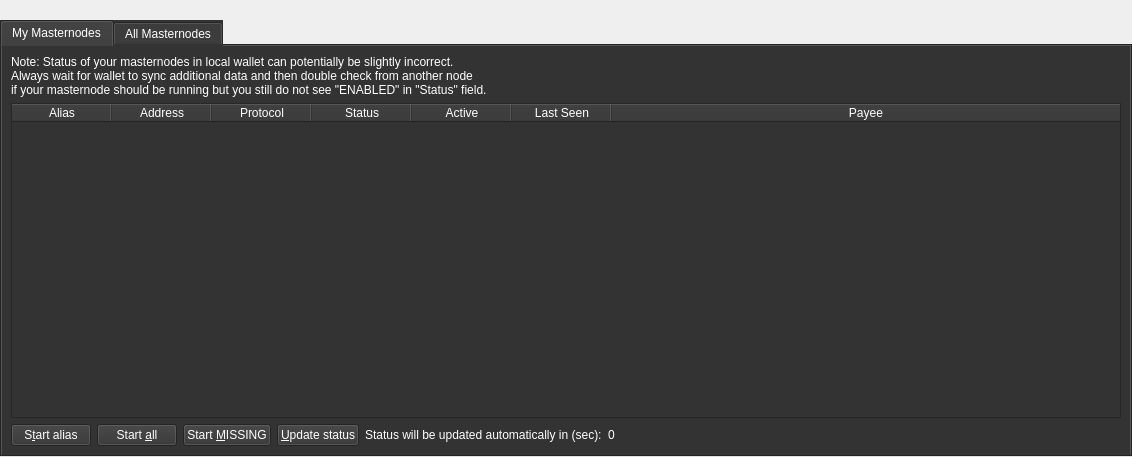
<?xml version="1.0" encoding="UTF-8"?>
<ui version="4.0">
 <class>MasternodeList</class>
 <widget class="QWidget" name="MasternodeList">
  <property name="geometry">
   <rect>
    <x>0</x>
    <y>0</y>
    <width>1132</width>
    <height>457</height>
   </rect>
  </property>
  <property name="windowTitle">
   <string>Form</string>
  </property>
  <layout class="QVBoxLayout" name="topLayout">
   <property name="leftMargin">
    <number>0</number>
   </property>
   <property name="topMargin">
    <number>0</number>
   </property>
   <property name="rightMargin">
    <number>0</number>
   </property>
   <property name="bottomMargin">
    <number>0</number>
   </property>
   <item>
    <layout class="QVBoxLayout" name="verticalLayout">
     <property name="bottomMargin">
      <number>0</number>
     </property>
     <item>
      <spacer name="horizontalSpacer0">
       <property name="orientation">
        <enum>Qt::Horizontal</enum>
       </property>
       <property name="sizeHint" stdset="0">
        <size>
         <width>40</width>
         <height>20</height>
        </size>
       </property>
      </spacer>
     </item>
     <item>
      <widget class="QTabWidget" name="tabWidget">
       <property name="styleSheet">
        <string notr="true">background-color: #333;color:#fff;</string>
       </property>
       <property name="tabShape">
        <enum>QTabWidget::Rounded</enum>
       </property>
       <property name="currentIndex">
        <number>0</number>
       </property>
       <widget class="QWidget" name="tabMyMasternodes">
        <attribute name="title">
         <string>My Masternodes</string>
        </attribute>
        <layout class="QGridLayout" name="gridLayout_2">
         <item row="0" column="0">
          <layout class="QVBoxLayout" name="verticalLayout_2">
           <property name="bottomMargin">
            <number>0</number>
           </property>
           <item>
            <layout class="QHBoxLayout" name="horizontalLayout_note">
             <property name="bottomMargin">
              <number>0</number>
             </property>
             <item>
              <widget class="QLabel" name="updateNote">
               <property name="text">
                <string>Note: Status of your masternodes in local wallet can potentially be slightly incorrect.&lt;br /&gt;Always wait for wallet to sync additional data and then double check from another node&lt;br /&gt;if your masternode should be running but you still do not see &quot;ENABLED&quot; in &quot;Status&quot; field.</string>
               </property>
              </widget>
             </item>
            </layout>
           </item>
           <item>
            <widget class="QTableWidget" name="tableWidgetMyMasternodes">
             <property name="minimumSize">
              <size>
               <width>695</width>
               <height>0</height>
              </size>
             </property>
             <property name="styleSheet">
              <string notr="true">alternate-background-color: #444;background-color: #333;color:#fff;font-family: 'Overpass Mono';</string>
             </property>
             <property name="editTriggers">
              <set>QAbstractItemView::NoEditTriggers</set>
             </property>
             <property name="alternatingRowColors">
              <bool>true</bool>
             </property>
             <property name="selectionMode">
              <enum>QAbstractItemView::SingleSelection</enum>
             </property>
             <property name="selectionBehavior">
              <enum>QAbstractItemView::SelectRows</enum>
             </property>
             <property name="sortingEnabled">
              <bool>true</bool>
             </property>
             <attribute name="horizontalHeaderStretchLastSection">
              <bool>true</bool>
             </attribute>
             <column>
              <property name="text">
               <string>Alias</string>
              </property>
             </column>
             <column>
              <property name="text">
               <string>Address</string>
              </property>
             </column>
             <column>
              <property name="text">
               <string>Protocol</string>
              </property>
             </column>
             <column>
              <property name="text">
               <string>Status</string>
              </property>
             </column>
             <column>
              <property name="text">
               <string>Active</string>
              </property>
             </column>
             <column>
              <property name="text">
               <string>Last Seen</string>
              </property>
             </column>
             <column>
              <property name="text">
               <string>Payee</string>
              </property>
             </column>
            </widget>
           </item>
           <item>
            <layout class="QHBoxLayout" name="horizontalLayout_5">
             <property name="bottomMargin">
              <number>0</number>
             </property>
             <item>
              <widget class="QPushButton" name="startButton">
               <property name="text">
                <string>S&amp;tart alias</string>
               </property>
              </widget>
             </item>
             <item>
              <widget class="QPushButton" name="startAllButton">
               <property name="text">
                <string>Start &amp;all</string>
               </property>
              </widget>
             </item>
             <item>
              <widget class="QPushButton" name="startMissingButton">
               <property name="text">
                <string>Start &amp;MISSING</string>
               </property>
              </widget>
             </item>
             <item>
              <widget class="QPushButton" name="UpdateButton">
               <property name="text">
                <string>&amp;Update status</string>
               </property>
              </widget>
             </item>
             <item>
              <widget class="QLabel" name="autoupdate_label">
               <property name="text">
                <string>Status will be updated automatically in (sec):</string>
               </property>
              </widget>
             </item>
             <item>
              <widget class="QLabel" name="secondsLabel">
               <property name="text">
                <string>0</string>
               </property>
              </widget>
             </item>
             <item>
              <spacer name="horizontalSpacer_5">
               <property name="orientation">
                <enum>Qt::Horizontal</enum>
               </property>
               <property name="sizeHint" stdset="0">
                <size>
                 <width>40</width>
                 <height>20</height>
                </size>
               </property>
              </spacer>
             </item>
            </layout>
           </item>
          </layout>
         </item>
        </layout>
       </widget>
       <widget class="QWidget" name="tabAllMasternodes">
        <attribute name="title">
         <string>All Masternodes</string>
        </attribute>
        <layout class="QGridLayout" name="gridLayout">
         <item row="1" column="0">
          <widget class="QTableWidget" name="tableWidgetMasternodes">
           <property name="styleSheet">
            <string notr="true">alternate-background-color: #444;background-color: #333;color:#fff;font-family: 'Overpass Mono';</string>
           </property>
           <property name="editTriggers">
            <set>QAbstractItemView::NoEditTriggers</set>
           </property>
           <property name="alternatingRowColors">
            <bool>true</bool>
           </property>
           <property name="selectionBehavior">
            <enum>QAbstractItemView::SelectRows</enum>
           </property>
           <property name="sortingEnabled">
            <bool>true</bool>
           </property>
           <attribute name="horizontalHeaderStretchLastSection">
            <bool>true</bool>
           </attribute>
           <column>
            <property name="text">
             <string>Address</string>
            </property>
           </column>
           <column>
            <property name="text">
             <string>Protocol</string>
            </property>
           </column>
           <column>
            <property name="text">
             <string>Status</string>
            </property>
           </column>
           <column>
            <property name="text">
             <string>Active</string>
            </property>
           </column>
           <column>
            <property name="text">
             <string>Last Seen</string>
            </property>
           </column>
           <column>
            <property name="text">
             <string>Payee</string>
            </property>
           </column>
          </widget>
         </item>
         <item row="0" column="0">
          <layout class="QHBoxLayout" name="horizontalLayout_3">
           <property name="bottomMargin">
            <number>0</number>
           </property>
           <item>
            <widget class="QLabel" name="label_filter">
             <property name="text">
              <string>Filter List:</string>
             </property>
            </widget>
           </item>
           <item>
            <widget class="QLineEdit" name="filterLineEdit">
             <property name="toolTip">
              <string>Filter masternode list</string>
             </property>
            </widget>
           </item>
           <item>
            <spacer name="horizontalSpacer_3">
             <property name="orientation">
              <enum>Qt::Horizontal</enum>
             </property>
             <property name="sizeHint" stdset="0">
              <size>
               <width>10</width>
               <height>20</height>
              </size>
             </property>
            </spacer>
           </item>
           <item>
            <widget class="QLabel" name="label_count">
             <property name="text">
              <string>Node Count:</string>
             </property>
            </widget>
           </item>
           <item>
            <widget class="QLabel" name="countLabel">
             <property name="text">
              <string>0</string>
             </property>
            </widget>
           </item>
          </layout>
         </item>
        </layout>
       </widget>
      </widget>
     </item>
    </layout>
   </item>
  </layout>
 </widget>
 <resources/>
 <connections/>
</ui>
